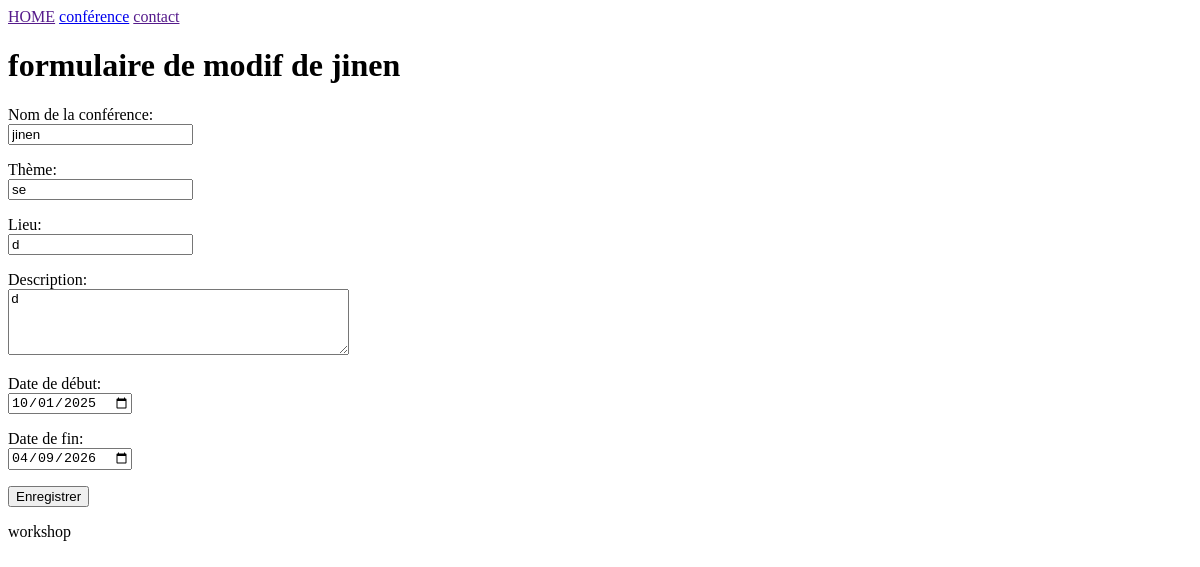
Screenshot of /conference/modifier/4/ with the database file from the repository.
### ConfirencApp/models.py (models this page shows, shortened)
class Confirence(models.Model):
    confirence_id = models.AutoField(primary_key=True)
    name = models.CharField(max_length=255)
    THEME = [
        ("ai", "computer science & ia"),
        ("se", "science & eng"),
        ("sc", "education"),
        ("it", "interdisciplinary themes"),
    ]
    theme = models.CharField(max_length=255, choices=THEME)
    location = models.CharField(max_length=255)
    description = models.CharField(max_length=255,
                                   validators=[
        MaxLengthValidator(30,"vous avez depasser le nombre de caractere autoriser")
    ])
    start_date = models.DateField()
    end_date = models.DateField()
    created_at = models.DateTimeField(auto_now_add=True)
    updated_at = models.DateTimeField(auto_now=True)

### ConfirencApp/views.py (the view)
# urls.py: path('modifier/<int:pk>/', views.ConfirenceUpdate.as_view(), name='modifier_confirence'),
class ConfirenceUpdate(UpdateView):
    model = Confirence
    template_name = "form.html"
    form_class = ConferenceForm  # Utilisation du formulaire personnalisé
    success_url = reverse_lazy("liste_confirences")

### GestionConference/Templates/form.html (shortened to what this page needs)
{% extends 'base.html' %}
{% block content %}
{% load static %}
{% if view.object.pk %}
<h1>formulaire de modif de  {{object.name}}</h1>
{% else %}
<h1>formulaire d'ajout de conférence</h1>
{% endif %}
<form method="post">
    <p>
        {{ form.name.label_tag }}<br>
        {{ form.name }}
    </p>
    <p>
        {{ form.theme.label_tag }}<br>
        {{ form.theme }}
    </p>
    <p>
        {{ form.location.label_tag }}<br>
        {{ form.location }}
    </p>
    <p>
        {{ form.description.label_tag }}<br>
        {{ form.description }}
    </p>
    <p>
        {{ form.start_date.label_tag }}<br>
        {{ form.start_date }}
    </p>
    <p>
        {{ form.end_date.label_tag }}<br>
        {{ form.end_date }}
    </p>
    <button type="submit">
        {% if is_edit_mode %}
            Enregistrer les modifications
        {% else %}
            Enregistrer
        {% endif %}
    </button>
</form>
{% endblock %}

### rows the page displays
Confirence: name "jinen", theme "se", location "d", description "d", start_date "10/01/2025", end_date "04/09/2026"
